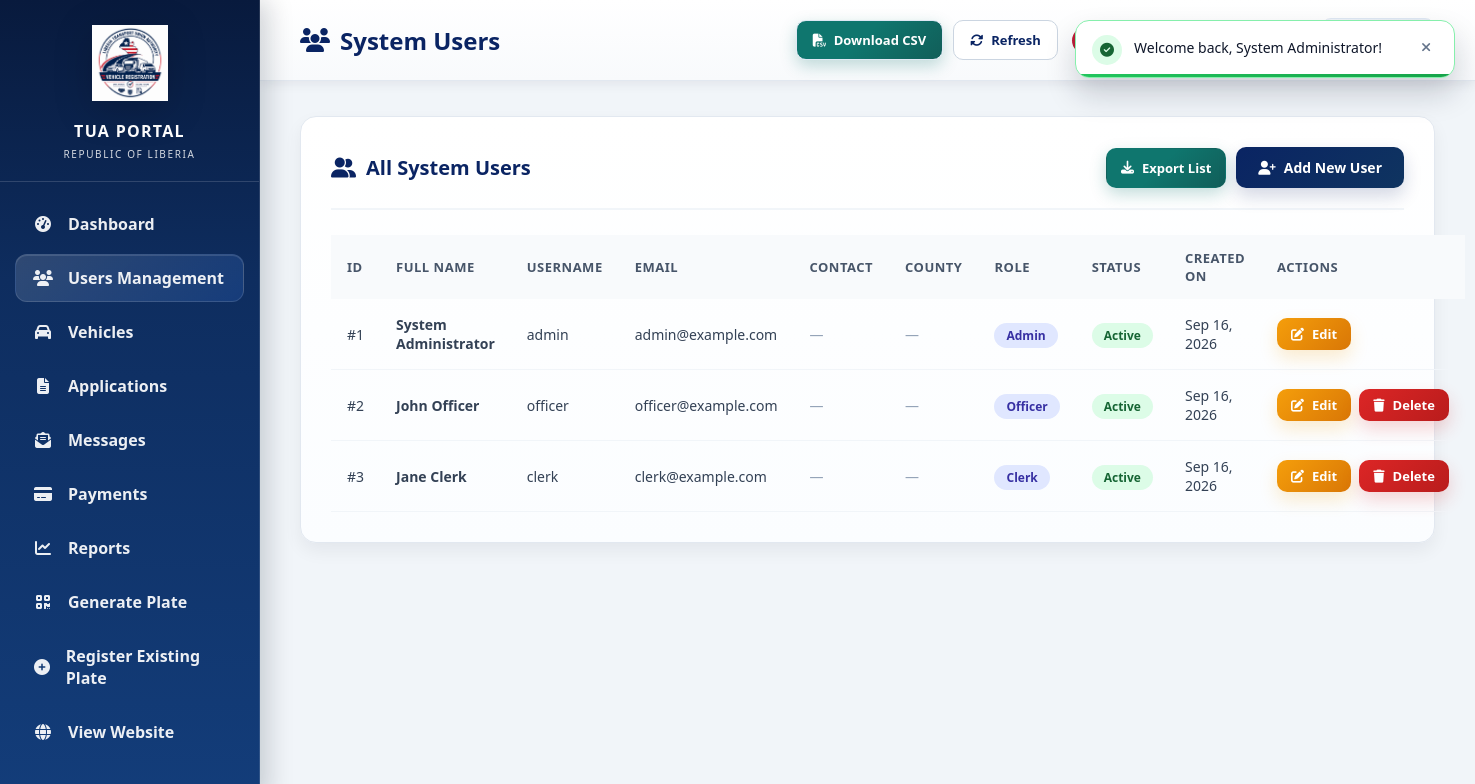
/users.php (signed in), run on the app's committed database.
### tables this page shows
CREATE TABLE users (

    id INT AUTO_INCREMENT PRIMARY KEY,

    fullname VARCHAR(100) NOT NULL,

    username VARCHAR(50) UNIQUE NOT NULL,

    email VARCHAR(100),

    contact_number VARCHAR(20),

    county VARCHAR(50),

    address TEXT,

    password VARCHAR(255) NOT NULL,

    role ENUM('Admin','Officer','Clerk') DEFAULT 'Admin',

    status ENUM('Active','Inactive') DEFAULT 'Active',

    created_at TIMESTAMP DEFAULT CURRENT_TIMESTAMP

);

### users.php (the view, shortened to what this page needs)
<?php
include "config.php";
$users_query = mysqli_query($conn, "SELECT * FROM users ORDER BY created_at DESC");
$users_export_link = 'users.php?export=users_csv';
?>
<!DOCTYPE html>
<html lang="en">
<head>
    <link rel="stylesheet" href="https://cdnjs.cloudflare.com/ajax/libs/font-awesome/6.5.2/css/all.min.css">
    <link rel="stylesheet" href="assets/css/admin-toast.css">
</head>
<body>
    <div class="sidebar">
        <div class="sidebar-header">
            <img src="assets/images/logo.png" alt="TUA">
            <h2>TUA PORTAL</h2>
            <p>REPUBLIC OF LIBERIA</p>
        </div>
        <ul class="sidebar-menu">
            <li><a href="dashboard.php"><i class="fa-solid fa-gauge-high"></i> Dashboard</a></li>
            <li><a href="users.php" class="active"><i class="fa-solid fa-users"></i> Users Management</a></li>
            <li><a href="vehicles.php"><i class="fa-solid fa-car"></i> Vehicles</a></li>
            <li><a href="applications.php"><i class="fa-solid fa-file-lines"></i> Applications</a></li>
            <li><a href="messages.php"><i class="fa-solid fa-envelope-open-text"></i> Messages</a></li>
            <li><a href="payments.php"><i class="fa-solid fa-credit-card"></i> Payments</a></li>
            <li><a href="reports.php"><i class="fa-solid fa-chart-line"></i> Reports</a></li>
            <li><a href="generate-plate.php"><i class="fa-solid fa-qrcode"></i> Generate Plate</a></li>
            <li><a href="add_vehicle.php"><i class="fa-solid fa-plus-circle"></i> Register Existing Plate</a></li>
            <li><a href="index.php" target="_blank"><i class="fa-solid fa-globe"></i> View Website</a></li>
        </ul>
    </div>
    <div class="main-content">
        <div class="top-header">
            <div class="page-title">
                <h1><i class="fa-solid fa-users"></i> System Users</h1>
            </div>
            <div class="user-info">
                <div class="header-actions">
                    <a href="<?php echo htmlspecialchars($users_export_link); ?>" class="action-btn download">
                        <i class="fa-solid fa-file-csv"></i> Download CSV
                    </a>
                    <a href="users.php" class="action-btn refresh">
                        <i class="fa-solid fa-rotate"></i> Refresh
                    </a>
                </div>
                <span class="role"><?php echo $_SESSION['role']; ?></span>
                <span class="name"><?php echo $_SESSION['fullname']; ?></span>
                <a href="logout.php"><i class="fa-solid fa-right-from-bracket"></i> Logout</a>
            </div>
        </div>
        <div class="page-content">
            <div class="content-card">
                <div class="card-header">
                    <h2><i class="fa-solid fa-user-group"></i> All System Users</h2>
                    <div class="header-actions">
                        <a href="<?php echo htmlspecialchars($users_export_link); ?>" class="action-btn download"><i class="fa-solid fa-download"></i> Export List</a>
                        <a href="add_user.php" class="btn btn-primary"><i class="fa-solid fa-user-plus"></i> Add New User</a>
                    </div>
                </div>
                <table>
                    <thead>
                        <tr>
                            <th>ID</th>
                            <th>Full Name</th>
                            <th>Username</th>
                            <th>Email</th>
                            <th>Contact</th>
                            <th>County</th>
                            <th>Role</th>
                            <th>Status</th>
                            <th>Created On</th>
                            <th>Actions</th>
                        </tr>
                    </thead>
                    <tbody>
                        <?php while ($user = mysqli_fetch_assoc($users_query)): ?>
                        <tr>
                            <td>#<?php echo $user['id']; ?></td>
                            <td><strong><?php echo $user['fullname']; ?></strong></td>
                            <td><?php echo $user['username']; ?></td>
                            <td><?php echo $user['email'] ? $user['email'] : '<span style="color:#94a3b8">—</span>'; ?></td>
                            <td><?php echo !empty($user['contact_number']) ? htmlspecialchars($user['contact_number']) : '<span style="color:#94a3b8">—</span>'; ?></td>
                            <td><?php echo !empty($user['county']) ? htmlspecialchars($user['county']) : '<span style="color:#94a3b8">—</span>'; ?></td>
                            <td><span class="role-badge"><?php echo $user['role']; ?></span></td>
                            <td><span class="status-<?php echo strtolower($user['status']); ?>"><?php echo $user['status']; ?></span></td>
                            <td><?php echo date('M d, Y', strtotime($user['created_at'])); ?></td>
                            <td>
                                <div class="action-buttons">
                                    <a href="edit_user.php?id=<?php echo $user['id']; ?>" class="btn btn-warning"><i class="fa-solid fa-edit"></i> Edit</a>
                                    <?php if ($user['id'] != $_SESSION['id']): ?>
                                        <a href="delete_user.php?id=<?php echo $user['id']; ?>" class="btn btn-danger" onclick="return confirm('Are you sure you want to delete this user?')"><i class="fa-solid fa-trash"></i> Delete</a>
                                    <?php endif; ?>
                                </div>
                            </td>
                        </tr>
                        <?php endwhile; ?>
                    </tbody>
                </table>
            </div>
        </div>
    </div>
</body>
</html>

### data on the page
users: id "1", fullname "System Administrator", username "admin", email "admin@example.com", role "Admin", status "Active", created_at "Sep 16, 2026"
users: id "2", fullname "John Officer", username "officer", email "officer@example.com", role "Officer", status "Active", created_at "Sep 16, 2026"
users: id "3", fullname "Jane Clerk", username "clerk", email "clerk@example.com", role "Clerk", status "Active", created_at "Sep 16, 2026"
